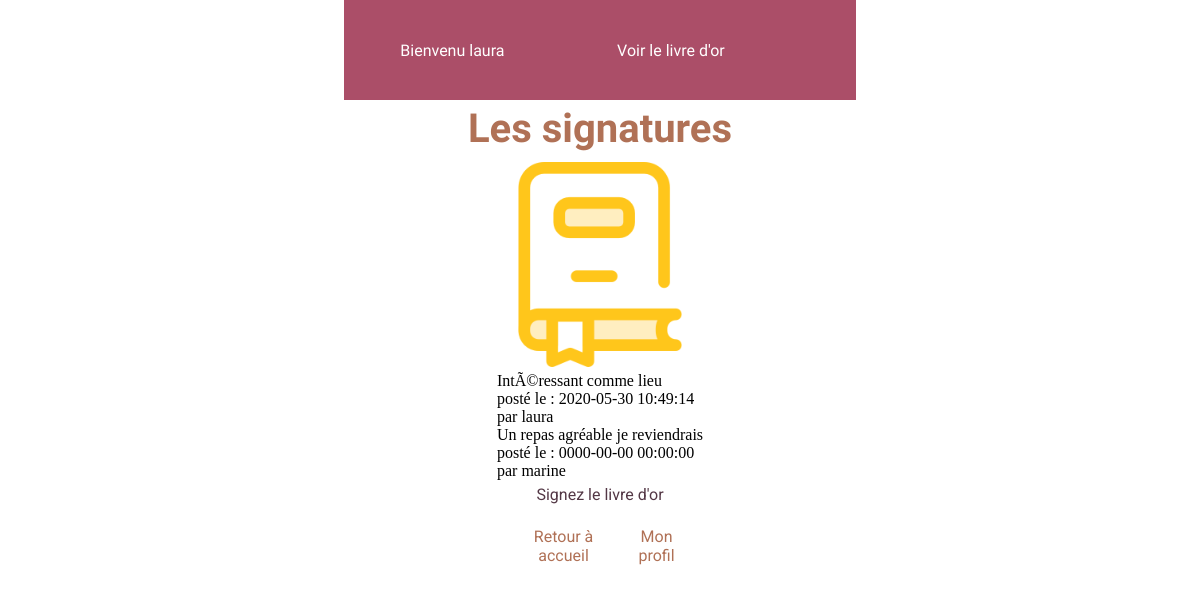
Screenshot of /livre-or.php (signed in) with the database file from the repository.
### tables this page shows
CREATE TABLE IF NOT EXISTS `commentaires` (
  `id` int(11) NOT NULL AUTO_INCREMENT,
  `commentaire` text NOT NULL,
  `id_utilisateur` int(11) NOT NULL,
  `date` datetime NOT NULL,
  PRIMARY KEY (`id`)
);

CREATE TABLE IF NOT EXISTS `utilisateurs` (
  `id` int(11) NOT NULL AUTO_INCREMENT,
  `login` varchar(255) NOT NULL,
  `password` varchar(255) NOT NULL,
  PRIMARY KEY (`id`)
);

### livre-or.php (the view, shortened to what this page needs)
<!doctype html>
<html lang="fr">
<head>
<link rel="stylesheet" href="style.css">
</head>
<div class="header_index">
  <?php
  if(isset($_SESSION['login'])){
    echo ' <a href="profil.php">Bienvenu  '.$_SESSION['login'].'</a>';
  }
  else {
    echo "<a href='connexion.php'> connexion </a>";
  }?>
  <a href=".php">Voir le livre d'or</a>
</div>
<main>
<body>
<h1>Les signatures</h1>
<img src="img/cuisine3.png" alt="">
    <?php
    try
    {
      $bdd = new PDO('mysql:host=localhost;dbname=livreor;charset=utf8', 'root', '');
    }
    catch(Exception $e)
    {
            die('Erreur : '.$e->getMessage());
    }
   $reponse = $bdd->query(' SELECT commentaire, id_utilisateur, date, login FROM commentaires, utilisateurs
            WHERE commentaires.id_utilisateur = utilisateurs.id ORDER BY date DESC ');
   while ($donnees = $reponse->fetch())
   {
     echo $donnees['commentaire'].'<br />'.'posté le :   '. $donnees['date'] . '<br />'. 'par     '. $donnees['login']. '<br />';
   }
   ?>
    <?php
if(isset($_SESSION['login'])){
  echo "<a href=commentaire.php><p> Signez le livre d'or</p> </a>";
}
else {
  echo "<a href=connexion.php><p>Connectez vous pour signer le livre </p></a>";
}
     ?>
<footer>
  <a href="index.php">Retour à accueil</a>
  <a href="profil.php"> Mon profil</a>
</footer>
</html>

### style.css (style rules this page uses)
* { padding: 0; margin: 0; display: flex; flex-direction: column; align-items: center; }
a { text-decoration: none; color:#B07156; font-family: "Roboto",cursive; padding: 1%; border-radius: 10px; }
img { width: 20px; height: 20px; margin: 1%; }
h1 { color: #B07156; font-size: 40px; text-align: center; padding: 1%; font-family: 'Arima Madurai', cursive; }
p { font-family: 'Roboto', sans-serif; color: #533745; }
footer { display: flex; flex-direction: row; align-items: center; text-align: center; margin: 3%; }
img { width: 40%; height: 40%; }
.header_index { background-color: #AB4E68; display: flex; flex-direction: row; align-items: center; color: white; width: 100%; height: 100px; }
.header_index a { display: flex; flex-direction: row; text-decoration: none; color: white; font-family: 'Arima Madurai', cursive; margin: 10%; }

### rows the page displays
commentaires: commentaire "IntÃ©ressant comme lieu", date "2020-05-30 10:49:14", id_utilisateur.login "laura"
commentaires: commentaire "Un repas agréable je reviendrais", date "0000-00-00 00:00:00", id_utilisateur.login "marine"

### other values shown
$_SESSION['login'] "laura"
